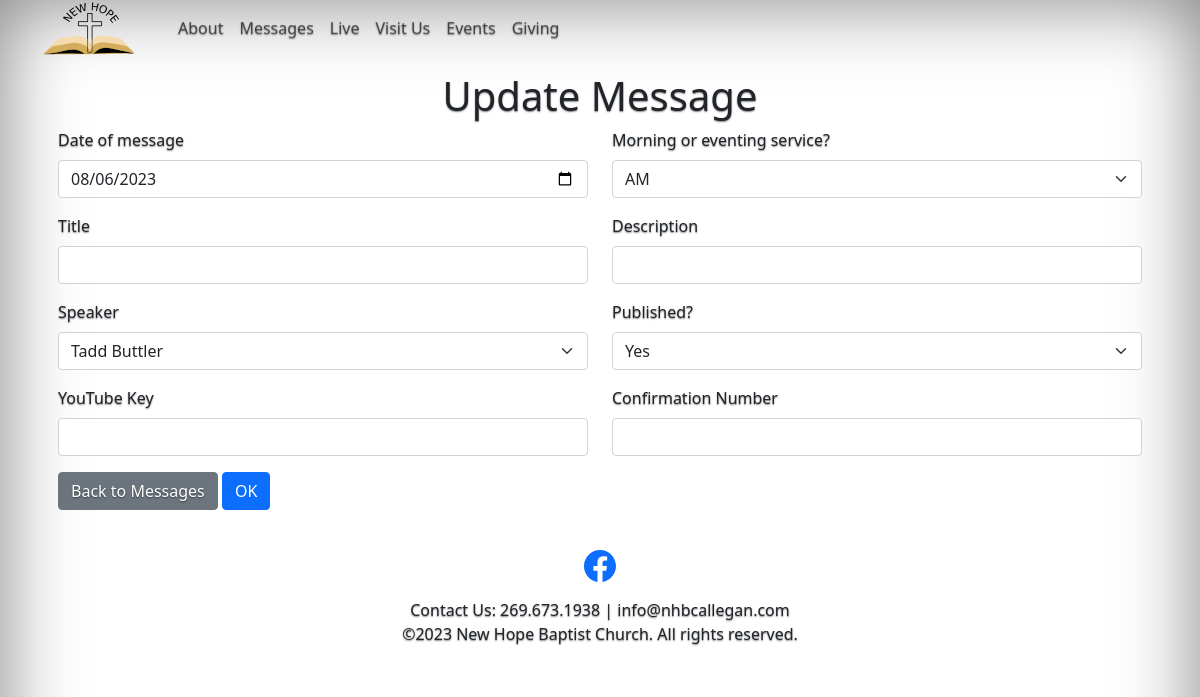
/update-message?id=91, run on an earlier commit of the app's database.
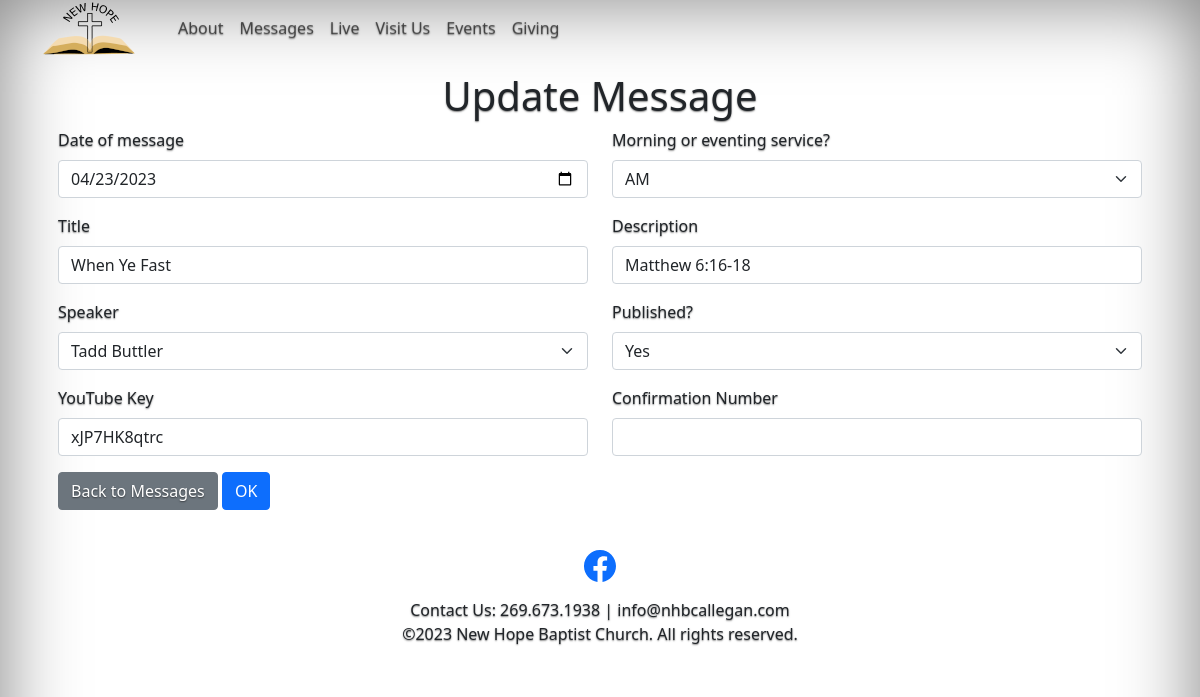
And on a later commit of the database.
### app/models.py (models this page shows)
class VideoMessage(db.Model):
    id = db.Column(db.Integer, primary_key=True)
    title = db.Column(db.String(128))
    description = db.Column(db.String(256))
    timestamp = db.Column(db.DateTime, index=True, default=datetime.utcnow)
    youtube_id = db.Column(db.String(256), unique=True)
    speaker_id = db.Column(db.Integer, db.ForeignKey('speaker.id'))
    is_published = db.Column(db.Boolean)
    def __repr__(self) -> str:
        return f'VideoMessage:"{self.title} - {self.description}" Id:{self.id}, Timestamp:{self.timestamp}, YouTubeId:{self.youtube_id} IsPublished:{self.is_published} SpeakerId:{self.speaker_id}'

### app/routes.py (the view)
@app.route('/update-message', methods=['GET','POST'])
def update_message():
    baseMessage = 'update-message:'
    form = AddMessageForm(request.form)
    form.speaker.choices = GetSpeakerList()
    if form.validate_on_submit() and AuthorizedToUpdate(form.password.data):
        messageId = int(form.id.data)
        app.logger.info(f'{baseMessage} Form validated. Message ID: {messageId}')
        message = VideoMessage.query.filter_by(id = messageId).first()
        if bool(message):
            app.logger.info(f'{baseMessage} Update message: {message}')
            dateToStore = GetDateToStore(form.date.data, form.is_am_service.data == 'am')
            app.logger.info(f'{baseMessage} Message date: {dateToStore}')
            message.title = form.title.data
            message.description = form.description.data
            message.timestamp = dateToStore
            message.youtube_id = form.youtube_id.data
            message.is_published = True if form.is_published.data == '1' else False
            message.speaker_id = int(form.speaker.data)
            db.session.commit()
        else:
            app.logger.info(f'{baseMessage} Could not find the message to update.')
        return redirect(url_for('list_messages'))
    else:
        app.logger.info(f'{baseMessage} The form did not validate. FormMethod:{request.method}')
    if request.method == 'GET':
        messageId = int(request.args['id'])
        app.logger.info(f'{baseMessage} Message ID: {messageId}')
        message = VideoMessage.query.filter_by(id = messageId).first()
        app.logger.info(f'{baseMessage} Display message: {message}')
        if bool(message):
            form.id.data = messageId
            form.is_am_service.data = 'am' if message.timestamp.hour == 14 or message.timestamp.hour == 15 else 'pm'
            form.title.data = message.title
            form.description.data = message.description
            form.date.data = message.timestamp
            form.youtube_id.data = message.youtube_id
            form.is_published.data = '1' if message.is_published else '0'
            form.speaker.data = str(message.speaker_id)
    return render_template(
        'update_message.html',
        model = pageModel,
        form = form
    )

### app/routes.py (called while the page is built)
def GetSpeakerList():
    speakers = Speaker.query.order_by(Speaker.last_name.asc()).all()
    speakerList = [(s.id, f'{s.first_name} {s.last_name}') for s in speakers]
    return speakerList

### app/templates/update_message.html (shortened to what this page needs)
{% extends "base.html" %}
{% block content %}
    <div class="row p-3 rounded">
        <div class="col-12">
            <h1 style="text-align: center;">Update Message</h1>
        </div>
        <form  method="POST" action="{{ url_for('update_message') }}">
            <div class="row">
                <div class="col-md-6 mb-3">
                    {{ form.date.label(class_='form-label') }}
                    {{ form.date }}
                </div>
                <div class="col-md-6 mb-3">
                    {{ form.is_am_service.label(class_='form-label') }}
                    {{ form.is_am_service }}
                </div>
            </div>
            <div class="row">
                <div class="col-md-6 mb-3">
                    {{ form.title.label(class_='form-label') }}
                    {{ form.title }}
                </div>
                <div class="col-md-6 mb-3">
                    {{ form.description.label(class_='form-label') }}
                    {{ form.description }}
                </div>
            </div>
            <div class="row">
                <div class="col-md-6 mb-3">
                    {{ form.speaker.label(class_='form-label') }}
                    {{ form.speaker }}
                </div>
                <div class="col-md-6 mb-3 form-group">
                    {{ form.is_published.label(class_='form-label') }}
                    {{ form.is_published }}
                </div>
            </div>
            <div class="row">
                <div class="col-md-6 mb-3">
                    {{ form.youtube_id.label(class_='form-label') }}
                    {{ form.youtube_id }}
                </div>
                <div class="col-md-6 mb-3">
                    {{ form.password.label(class_='form-label') }}
                    {{ form.password }}
                </div>
            </div>
            <div class="row">
                <div class="col-md-12">
                    <a href="{{ url_for('list_messages')}}" class="btn btn-secondary">Back to Messages</a> {{ form.submit }}
                </div>
            </div>
    </form>
    </div>
{% endblock %}

### app/templates/base.html (shortened to what this page needs)
<!doctype html>
<html lang="en" class="h-100">
<head>
    <link href="https://cdn.jsdelivr.net/npm/bootstrap@5.0.0-beta2/dist/css/bootstrap.min.css" rel="stylesheet"
>
    <link rel="stylesheet" href="https://cdn.jsdelivr.net/npm/bootstrap-icons@1.4.1/font/bootstrap-icons.css">
    <link rel="stylesheet" href="{{ url_for('static', filename='carousel.css') }}">
</head>
<body>
    <div class="container">
    <nav class="navbar navbar-expand-sm navbar-light fixed-topz bg-lightz rounded nh-navbar">
        <div class="container-fluid">
            <a id="home-icon" class="navbar-brand" href="{{ url_for('index') }}" style="width:100px"><span>&nbsp;</span></a>
            <div class="collapse navbar-collapse" id="navbarCollapse">
                <ul class="navbar-nav me-auto mb-2 mb-md-0">
                    <li class="nav-item">
                        <a class="nav-link" data-id="introduction" href="{{ url_for('introduction') }}">About</a>
                    </li>
                    <li class="nav-item">
                        <a class="nav-link" data-id="messages" href="{{ url_for('messages') }}">Messages</a>
                    </li>
                    <li class="nav-item">
                        <a class="nav-link" data-id="live" href="{{ url_for('live') }}">Live</a>
                    </li>
                    <li class="nav-item">
                        <a class="nav-link" data-id="services" href="{{ url_for('services') }}">Visit&nbsp;Us</a>
                    </li>
                    <li class="nav-item">
                        <a class="nav-link" data-id="events" href="{{ url_for('events') }}">Events</a>
                    </li>
                    <li class="nav-item">
                        <a class="nav-link" data-id="give" href="{{ url_for('donate') }}">Giving</a>
                    </li>
                </ul>
            </div>
        </div>
    </nav>
    </div>
    <div id="main-div" class="nh-main">
        <main id="main-container" class="container nh-container">
            {% block content %}{% endblock %}
        </main>
    </div>
    <br />
    <footer class="mt-auto text-center">
            <div class="">
                <p>
                    <a href="https://www.facebook.com/newhopebaptist2011">
                    </a>
                </p>
                <p style="text-align:center;white-space:pre-wrap;">Contact Us: 269.673.1938 | info@nhbcallegan.com<br>©2023 New Hope Baptist Church. All rights reserved.
                </p>
            </div>
    </footer>
</body>
</html>

What changed in the data, as far as the page shows it:
added VideoMessage: title "When Ye Fast", description "Matthew 6:16-18", speaker "Tadd Buttler", is_published "Yes", youtube_id "xJP7HK8qtrc"
Also different on the page:
form field date: "08/06/2023" → "04/23/2023"
form field speaker: "Tadd Buttler" → (not shown)
form field is_published: "Yes" → (not shown)
